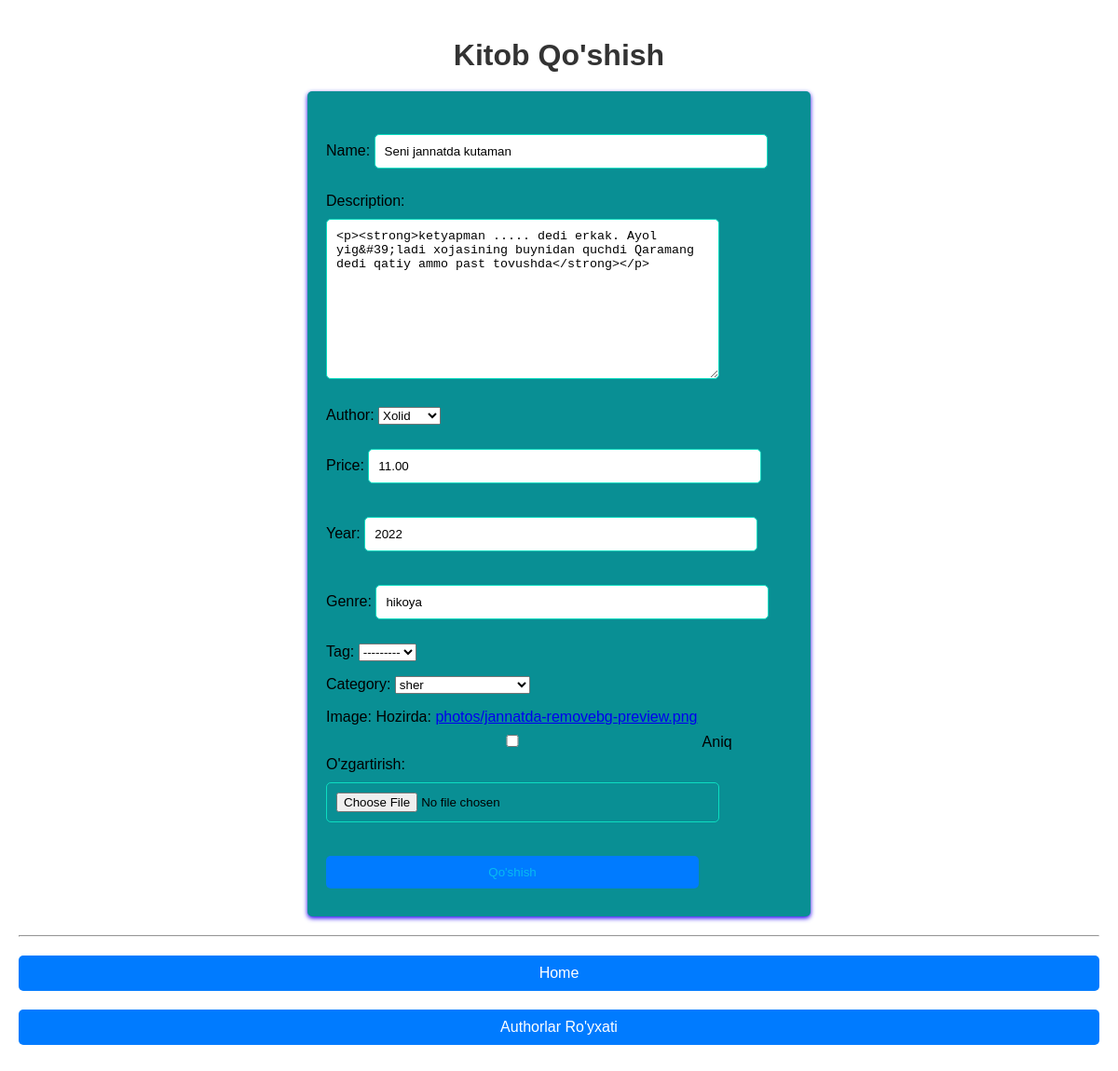
/update-book/1/, run on the app's committed database.
### main/models.py (models this page shows, shortened)
class Book(models.Model):
    name = models.CharField(max_length=100)
    description = models.TextField()
    author_first_name = models.CharField(max_length=100)
    author_last_name = models.CharField(max_length=100)
    price = models.DecimalField(decimal_places=2, max_digits=8)
    year = models.IntegerField()
    genre = models.CharField(max_length=50)
    created = models.DateTimeField(auto_now_add=True)
    is_active = models.BooleanField(default=False)
    is_banner = models.BooleanField(default=False)
    tag = models.ManyToManyField(Tag)
    category = models.ForeignKey(Category, null=True, blank=True, on_delete=models.CASCADE)
    image = models.ImageField(upload_to = 'photos/', blank=True, null=True )
    author = models.ForeignKey(Author, null=True, blank=True, on_delete=models.CASCADE)

class Tag(models.Model):
    name = models.CharField(max_length=50)
    def __str__(self):
        return self.name

class Category(models.Model):
    name = models.CharField(max_length=50)
    def __str__(self) -> str:
        return self.name

### main/views.py (the view, shortened to what this page needs)
# urls.py: path('update-book/<int:pk>/', UpdateBookView.as_view(), name='update_book'),  # Kitobni yangilash
class UpdateBookView(View):
    def get(self, request, pk):
        book = get_object_or_404(Book, pk=pk)
        form = BookForm(initial={
            'name': book.name,
            'description': book.description,
            'author': book.author,
            'price': book.price,
            'year': book.year,
            'genre': book.genre,
            'tag': ', '.join([tag.name for tag in book.tag.all()]),  # Taglarni olish
            'category': book.category,
            'image': book.image,
        })
        return render(request, 'add_book.html', {'form': form, 'book': book})

### main/forms.py
class BookForm(forms.Form):
    name = forms.CharField(max_length=100)
    description = forms.CharField(widget=forms.Textarea)
    author = forms.ModelChoiceField(queryset=Author.objects.all())
    price = forms.DecimalField(decimal_places=2, max_digits=8)
    year = forms.IntegerField()
    genre = forms.CharField(max_length=50)
    tag = forms.ModelChoiceField(queryset=Tag.objects.all())  # Tag modelidan tanlash
    category = forms.ModelChoiceField(queryset=Category.objects.all())  # Sizga kerakli Categoryni olish uchun
    image = forms.ImageField(required=False)

### main/models.py (called while the page is built)
    def __str__(self):
        return self.first_name

### templates/add_book.html (shortened to what this page needs)
<!DOCTYPE html>
<html lang="uz">
<head>
</head>
<body>
    <h1>Kitob Qo'shish</h1>
    <form method="POST" enctype="multipart/form-data">
        {{ form.as_p }}
        <button type="submit">Qo'shish</button>
    </form>
    <hr>
    <a href="{% url 'home' %}" class="back-button">Home</a>
    <a href="{% url 'author_list' %}" class="back-button">Authorlar Ro'yxati</a>
</body>
</html>

### templates/add_book.html (style rules this page uses)
body { font-family: Arial, sans-serif; background-image: url('https://img.freepik.com/premium-photo/world-book-day_9083-14844.jpg'); background-size: cover; margin: 0; padding: 20px; }
h1 { color: #333; text-align: center; margin-bottom: 20px; }
form { background: #098f94; padding: 20px; border-radius: 5px; box-shadow: 0 2px 5px rgb(36, 0, 240); max-width: 500px; margin: 0 auto; }
form input, form textarea, form button { width: 80%; padding: 10px; margin: 10px 0; border: 1px solid #0dddc1; border-radius: 5px; }
form button { background-color: #007BFF; color: rgb(7, 187, 241); border: none; cursor: pointer; transition: background-color 0.3s; }
hr { margin: 20px 0; }
.back-button { display: block; margin: 20px auto; padding: 10px 15px; background-color: #007BFF; color: white; border: none; border-radius: 5px; cursor: pointer; text-align: center; text-decoration: none; transition: background-color 0.3s; }

### data on the page
Book: name "Seni jannatda kutaman", description "<p><strong>ketyapman ..... dedi erkak. Ayol yig&#39;ladi xojasining buynidan quchdi Qaramang dedi qatiy ammo past tovushda</strong></p>", author "Xolid", price "11.00", year "2022", genre "hikoya", category "sher"
